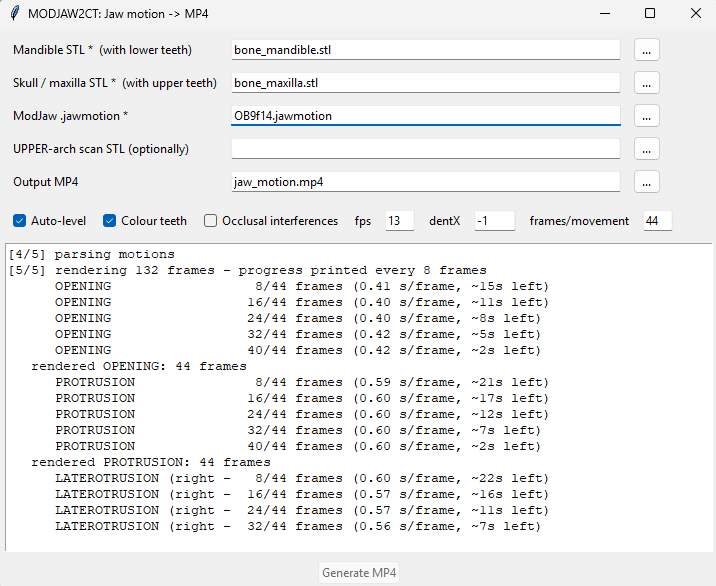

Here is the Python script that generated this plot:
"""
MODJAW2CT: Anatomical layer+Kinematic layer+Patient-facing demonstration
MODJAW2CT.py
======================
Animate the mandible moving relative to the skull, driven by a ModJaw
(.jawmotion) recording, and render an MP4 with multiple views.

INPUTS
  --mandible   mandible bone STL (segmented from the CT, in CT/DICOM coords)
  --skull      skull/maxilla bone STL (same CT, same coordinate frame)
  --jawmotion  ModJaw .jawmotion XML file
  --scan       (optional but recommended) intra-oral UPPER-arch scan STL,
               in the SAME coordinate frame as the .jawmotion recording.
               Used to rigidly align the ModJaw frame to the CT frame.
               If omitted, the script assumes the CT bones are already in
               the ModJaw/upper_arch frame (W = identity).

OUTPUT
  --out        MP4 file (default: jaw_motion.mp4)

RUN MODES
  * GUI  : run with NO arguments (or --gui) -> a file-picker window opens
             python3 MODJAW2CT.py
  * CLI  : pass --mandible/--skull/--jawmotion (+ optional --scan/--level/...)
             python3 MODJAW2CT.py --mandible M.stl --skull S.stl \
                     --jawmotion J.jawmotion --scan scan.stl --out out.mp4 --level
  (GUI needs tkinter: ships with Python on Win/macOS; on Linux: apt install python3-tk)

WHAT IT DOES
  1. Parses the .jawmotion -> per-frame positions of the 3 mandible marks.
  2. Procrustes (Kabsch) per frame -> rigid mandible motion M_t (ModJaw frame).
  3. Aligns ModJaw frame -> CT frame (W) by ICP of the intra-oral scan onto
     the CT maxilla (identity-initialised so laterality can NOT flip).
     CT-frame motion per frame  =  W . M_t . W^-1
  4. Auto-detects landmarks on the CT mandible: condyles (L/R), incisal point.
  5. Optional roll-levelling from facial mirror-symmetry of the skull.
  6. Depth-shaded "relief" rendering of each bone (front / side / top views),
     z-composited, mandible drawn translucent so upper teeth show through.
  7. Draws growing traces (incisal, both condyles) + the inter-condylar
     (hinge) axis line, reference axes through the dental midline / orbits.
  8. Concatenates all phases and writes an MP4.

LATERALITY: DICOM LPS convention is assumed -> +X = patient LEFT, -X = RIGHT.
Always sanity-check sides against a known landmark (here: the higher canine).

DEPENDENCIES
  numpy, scipy, trimesh, open3d, imageio, imageio-ffmpeg
      pip install numpy scipy trimesh open3d imageio imageio-ffmpeg
"""




import argparse, time, xml.etree.ElementTree as ET
import numpy as np
from scipy import ndimage as ndi
import trimesh, imageio.v2 as imageio
import matplotlib
matplotlib.use("Agg")
import matplotlib.pyplot as plt
 
 
 
 
 
 
# ---------- colours (deliberately avoid skull-grey / mandible-blue) ----------
C_INC, C_R, C_L, C_AX = "#e8000b", "#ff8c00", "#e0119d", "#8e2de2"
SKULL_RGB, MAND_RGB   = (0.82, 0.80, 0.75), (0.20, 0.50, 0.88)
PXMM = 4.0                      # pixels per mm – SAME on both axes => isotropic
 
# =============================================================================
# 1. ModJaw parsing + rigid motion
# =============================================================================
def parse_jawmotion(path):
    """Return {movement_name: {'mark_1':(N,3),'mark_2':(N,3),'mark_3':(N,3)}}."""
    root = ET.parse(path).getroot()
    out = {}
    for mv in root.find("movements").findall("movement"):
        name = mv.find("type").text
        tracks = {}
        for tk in mv.findall(".//track"):
            tid = tk.get("id") or (tk.find("id").text if tk.find("id") is not None else None)
            q = tk.find("quants")
            pts = np.array([[float(c.find("x").text), float(c.find("y").text),
                             float(c.find("z").text)] for c in q.findall("quant")])
            tracks[tid] = pts
        out[name] = tracks
    return out
 
 
 
 
def kabsch(P, Q):
    """Rigid transform mapping P onto Q:  Q ~= R @ P.T + t."""
    cP, cQ = P.mean(0), Q.mean(0)
    H = (P - cP).T @ (Q - cQ)
    U, _, Vt = np.linalg.svd(H)
    d = np.sign(np.linalg.det(Vt.T @ U.T))
    R = Vt.T @ np.diag([1, 1, d]) @ U.T
    return R, cQ - R @ cP
 
 
 
 
def motion_transforms(tracks, W):
    """Per-frame 4x4 CT-frame transforms, relative to frame 0.
       CT motion = W @ (ModJaw motion) @ W^-1."""
    M = np.stack([tracks["mark_1"], tracks["mark_2"], tracks["mark_3"]], 1)  # (N,3,3)
    ref = M[0]
    Winv = np.linalg.inv(W)
    out = []
    for t in range(len(M)):
        R, tr = kabsch(ref, M[t])
        T = np.eye(4); T[:3, :3] = R; T[:3, 3] = tr
        out.append(W @ T @ Winv)
    return np.array(out)
 
 
 
# =============================================================================
# 2. Frame alignment  (ModJaw/scan frame  ->  CT frame)
# =============================================================================
def align_scan_to_ct(scan_stl, skull_stl, log=print):
    """ICP of the intra-oral upper scan onto the CT maxilla dental region.
       Identity-initialised: axes of both frames are anatomical & ~parallel,
       so the rotation stays small and laterality can never flip."""
    import open3d as o3d
    scan = np.asarray(trimesh.load(scan_stl, process=False).vertices)
    Vx = np.asarray(trimesh.load(skull_stl, process=False).vertices)
    zmin = Vx[:, 2].min()
    ct = Vx[(Vx[:, 1] < Vx[:, 1].min() + 63) & (Vx[:, 2] < zmin + 22)]  # dental arch block
    pc = lambda P: o3d.geometry.PointCloud(o3d.utility.Vector3dVector(P))
    src, tgt = pc(scan).voxel_down_sample(0.6), pc(ct).voxel_down_sample(0.6)
    for p in (src, tgt):
        p.estimate_normals(o3d.geometry.KDTreeSearchParamHybrid(radius=2.5, max_nn=30))
    T0 = np.eye(4)
    T0[:3, 3] = np.asarray(tgt.points).mean(0) - np.asarray(src.points).mean(0)
    reg = o3d.pipelines.registration.registration_icp(
        src, tgt, 3.0, T0,
        o3d.pipelines.registration.TransformationEstimationPointToPlane(),
        o3d.pipelines.registration.ICPConvergenceCriteria(max_iteration=200))
    reg = o3d.pipelines.registration.registration_icp(
        src, tgt, 1.2, reg.transformation,
        o3d.pipelines.registration.TransformationEstimationPointToPlane(),
        o3d.pipelines.registration.ICPConvergenceCriteria(max_iteration=200))
    W = np.asarray(reg.transformation)
    ang = np.degrees(np.arccos(np.clip((np.trace(W[:3, :3]) - 1) / 2, -1, 1)))
    log(f"[align] scan->CT  fitness={reg.fitness:.3f} rmse={reg.inlier_rmse:.3f} "
        f"rot={ang:.1f}deg  (small = OK, no flip)")
    return W
 
 
 
# =============================================================================
# 3. Landmarks + levelling  (auto from the geometry)
# =============================================================================
def detect_condyles(Vm):
    """Return (right, left) condyle centres. DICOM: -X = patient RIGHT."""
    up = Vm[Vm[:, 2] > Vm[:, 2].min() + (np.ptp(Vm[:, 2]) * 0.72)]  # upper rami
    def head(side):
        P = up[up[:, 0] < -8] if side == "R" else up[up[:, 0] > 8]
        post = P[P[:, 1] > np.median(P[:, 1])]          # condyle = posterior peak
        return post[post[:, 2] > post[:, 2].max() - 5].mean(0)
    return head("R"), head("L")
 
 
def detect_incisal(Vm, midx):
    a = Vm[np.abs(Vm[:, 0] - midx) < 10]
    f = a[a[:, 1] < np.percentile(a[:, 1], 4)]
    return f[f[:, 2] > np.percentile(f[:, 2], 65)].mean(0)
 
 
def detect_dental_midline(pts):
    """X of the UPPER central-incisor contact = median X of the most ANTERIOR
       points (the incisal edge of the two centrals straddles the midline).
       Most accurate on a clean intra-oral scan; usable on the maxilla bone too."""
    front = pts[pts[:, 1] < np.percentile(pts[:, 1], 6)]   # anterior-most = central incisors
    return float(np.median(front[:, 0]))
 
 
 
def facial_roll(maxP):
    """Roll (deg about Y) that maximises left-right mirror symmetry of the face.
       ~0 means the CT is already level."""
    z = maxP[:, 2]
    face = maxP[(z > np.percentile(z, 30)) & (z < np.percentile(z, 92))]
    def score(th):
        c, s = np.cos(th), np.sin(th)
        X = face[:, 0] * c + face[:, 2] * s
        Z = -face[:, 0] * s + face[:, 2] * c
        X = X - np.median(X)
        gx = np.round(X * 2).astype(int); gz = np.round((Z - Z.min()) * 2).astype(int)
        W = np.ptp(gx) + 1; H = gz.max() + 1
        img = np.zeros((H, W), bool); img[gz, gx - gx.min()] = True
        cc = -gx.min(); half = min(cc, W - 1 - cc)
        if half < 10: return 0
        L, Rr = img[:, cc - half:cc], img[:, cc + 1:cc + 1 + half][:, ::-1]
        return (L & Rr).sum() / max((L | Rr).sum(), 1)
    ths = np.deg2rad(np.arange(-10, 10.1, 0.3))
    best = ths[int(np.argmax([score(t) for t in ths]))]
    return float(np.degrees(best))
 
 
 
# =============================================================================
# 4. Depth-shaded relief renderer
# =============================================================================
def relief(P, h0, h1, dax, closer_small, bounds, H, W, base, smooth=1.5, clean=True):
    """Project points, z-buffer the nearest surface, Lambert-shade the relief."""
    xmn, xmx, ymn, ymx = bounds
    gx = ((P[:, h0] - xmn) * PXMM).astype(int)
    gy = ((ymx - P[:, h1]) * PXMM).astype(int)
    dep = P[:, dax].copy(); dep = dep if closer_small else -dep
    ok = (gx >= 0) & (gx < W) & (gy >= 0) & (gy < H)
    gx, gy, dep = gx[ok], gy[ok], dep[ok]
    D = np.full((H, W), np.inf); np.minimum.at(D, (gy, gx), dep)
    mask = np.isfinite(D)
    mask = ndi.binary_fill_holes(ndi.binary_closing(mask, iterations=2))
    if clean:                                   # kill thin sampling "drips"
        mask = ndi.binary_opening(mask, iterations=1)
        lb, n = ndi.label(mask)
        if n > 1:
            sz = np.bincount(lb.ravel()); sz[0] = 0; mask = lb == sz.argmax()
    idx = ndi.distance_transform_edt(~np.isfinite(D), return_indices=True,
                                     return_distances=False)
    Df = ndi.gaussian_filter(D[tuple(idx)], smooth)
    gyv, gxv = np.gradient(-Df)                  # height field = -depth
    nrm = np.stack([-gxv, -gyv, np.ones_like(Df) * 6.0], -1)
    nrm /= np.linalg.norm(nrm, axis=-1, keepdims=True)
    L = np.array([-0.45, -0.55, 0.72]); L /= np.linalg.norm(L)
    val = 0.30 + 0.80 * np.clip(nrm @ L, 0, 1)
    rgb = np.clip(np.stack([base[c] * val for c in range(3)], -1), 0, 1)
    return rgb, mask, np.where(mask, Df, np.inf)
 
 
# view = (h0, h1, depth_axis, closer_is_smaller, xlabel, draw_skull)
VIEWS = {
    "front": (0, 2, 1, True,  "patient RIGHT <- X -> LEFT", True),
    "side":  (1, 2, 0, True,  "anterior <- Y -> posterior", True),
    "top":   (0, 1, 2, False, "patient RIGHT <- X -> LEFT", False),
}
 
 
ARCH_RGB = (0.94, 0.90, 0.78)      # ivory for dental-arch scans/designs
 
 
UPPER_TOOTH_RGB = (0.95, 0.93, 0.84)      # ivory  (maxillary teeth)
LOWER_TOOTH_RGB = (0.93, 0.80, 0.52)      # warm gold (mandibular teeth)
 
 
def render_phase(title, Ts, views, geom, Rdisp=np.eye(3), nframes=44, occl=None,
                 upperT=None, lowerT=None, log=None):
    """occl = (skull_kdtree_CT, threshold_mm) or None -> RED contact/interference dots.
       upperT = maxillary-teeth points (CT, static);  lowerT = mandibular-teeth points
       (CT rest, ride with the mandible).  When given, teeth are drawn as bright
       coloured layers over faint bone so the two rows and their closure are clear."""
    maxP0, manP, incisal, condR, condL, facex, dentx, orbz = geom
    teeth = (upperT is not None) or (lowerT is not None)
    centerx = dentx                               # centre the view on the dental midline
    disp = lambda P: np.atleast_2d(P) @ Rdisp.T
    maxP = disp(maxP0)
    upS = disp(upperT) if upperT is not None else None
    px = lambda x, y, b: ((np.asarray(x) - b[0]) * PXMM, (b[3] - np.asarray(y)) * PXMM)
    ap_ct = lambda T, P: (T[:3, :3] @ np.atleast_2d(P).T).T + T[:3, 3]   # CT frame
    ap = lambda T, P: disp(ap_ct(T, P))                                 # display frame
    idxs = np.linspace(0, len(Ts) - 1, nframes).astype(int)
    posed = [ap(Ts[i], manP[::3]) for i in idxs]
    bnd, dims = {}, {}
    for v in views:
        h0, h1, _, _, _, sk = VIEWS[v]
        base = np.vstack(([maxP[::3]] if sk else []) + posed)[:, [h0, h1]]
        xmn, xmx = base[:, 0].min() - 9, base[:, 0].max() + 9
        ymn, ymx = base[:, 1].min() - 11, base[:, 1].max() + 11
        if h0 == 0:                               # centre horizontally on dental midline
            hw = max(centerx - xmn, xmx - centerx); xmn, xmx = centerx - hw, centerx + hw
        bnd[v] = (xmn, xmx, ymn, ymx)
        dims[v] = (int((ymx - ymn) * PXMM) + 1, int((xmx - xmn) * PXMM) + 1)
    bone_a = (0.35, 0.18) if teeth else (0.62, 0.33)         # faint mandible when teeth shown
    skull_rgb = tuple(0.55 + 0.45 * c for c in SKULL_RGB) if teeth else SKULL_RGB
    skull = {v: relief(maxP, *VIEWS[v][:4], bnd[v], *dims[v], skull_rgb, 1.7)
             for v in views if VIEWS[v][5]}
    # static maxillary arch: shaded layer in the skull views, FIXED REFERENCE OUTLINE
    # in the top view (there is no skull there, so without it the gothic-arch view has
    # nothing static to judge the excursion against and the mandible looks motionless)
    upper = {v: relief(upS, *VIEWS[v][:4], bnd[v], *dims[v], UPPER_TOOTH_RGB, 1.0)
             for v in views} if upS is not None else {}
    uedge = {}
    for v in upper:
        if not VIEWS[v][5]:
            mU = upper[v][1]
            uedge[v] = mU ^ ndi.binary_erosion(mU, iterations=2)
    # occlusal-interference query points: the mandibular crowns (what can actually clash)
    src = lowerT if lowerT is not None else manP[manP[:, 1] < np.percentile(manP[:, 1], 60)]
    dental_pts = np.asarray(src)
    if len(dental_pts) > 20000:                            # subsample for speed
        dental_pts = dental_pts[np.random.RandomState(0).choice(len(dental_pts), 20000, False)]
    tr = {v: {"inc": [], "cR": [], "cL": []} for v in views}
    frames = []
    t_start = time.time()
    for n, i in enumerate(idxs):
        Mn_ct = ap_ct(Ts[i], manP); Mn = disp(Mn_ct)
        Lo = ap(Ts[i], lowerT) if lowerT is not None else None
        contact = None
        if occl is not None:                                # occlusal interference points
            tree, thr = occl
            q = ap_ct(Ts[i], dental_pts)
            try:                       # bounded + threaded query: ~10x faster than k=1
                d, _ = tree.query(q, k=1, distance_upper_bound=thr, workers=-1)
            except TypeError:                                  # older scipy
                d, _ = tree.query(q, k=1, distance_upper_bound=thr)
            hit = q[np.isfinite(d)]
            if len(hit) > 1500:
                hit = hit[np.random.RandomState(1).choice(len(hit), 1500, False)]
            contact = disp(hit) if len(hit) else None
        it, cr, cl = ap(Ts[i], incisal)[0], ap(Ts[i], condR)[0], ap(Ts[i], condL)[0]
        fig, axs = plt.subplots(1, len(views), figsize=(13, 6.6), dpi=80)
        axs = np.atleast_1d(axs)
        for a, v in zip(axs, views):
            h0, h1, dax, cs, xl, sk = VIEWS[v]; H, W = dims[v]
            rgbM, mM, DM = relief(Mn, h0, h1, dax, cs, bnd[v], H, W, MAND_RGB, 1.3)
            out = np.ones((H, W, 3))
            if sk:
                rgbS, mS, DS = skull[v]; out[mS] = rgbS[mS]
                aM = np.where(DM <= DS, bone_a[0], bone_a[1]) * mM    # translucent mandible
            else:                       # top view: fixed upper arch as the tracing plate
                mS = np.zeros_like(mM)
                if v in upper:
                    rgbU, mU, _ = upper[v]
                    out[mU] = 1 - 0.40 * (1 - rgbU[mU])       # pale, stays underneath
                    mS = mU.copy()
                aM = mM * 0.95
            for c in range(3):
                out[:, :, c] = out[:, :, c] * (1 - aM) + rgbM[:, :, c] * aM
            # --- bright tooth layers on top (nearest-depth between upper & lower) ---
            if teeth:
                tD = np.full((H, W), np.inf)
                def paint_tooth(layer):
                    rgb, m, d = layer
                    n = m & (d < tD)
                    out[n] = rgb[n]; tD[n] = d[n]; mS2[n] = True
                mS2 = np.zeros((H, W), bool)
                if sk and v in upper: paint_tooth(upper[v])
                if Lo is not None:
                    paint_tooth(relief(Lo, h0, h1, dax, cs, bnd[v], H, W, LOWER_TOOTH_RGB, 1.0))
                mS = mS | mS2
            if v in uedge:              # fixed upper-arch outline always on top (top view)
                e = uedge[v]; out[e] = (0.52, 0.42, 0.12); mS = mS | e
            a.imshow(np.dstack([out, (mS | mM).astype(float)]),
                     aspect="equal", interpolation="bilinear")
            a.set_title(v.upper() + (" (gothic arch)" if v == "top" else ""),
                        fontsize=12, weight="bold")
            a.set_xlabel(xl, fontsize=9); a.set_xticks([]); a.set_yticks([])
            if contact is not None:                           # occlusion interference overlay
                cxp, cyp = px(contact[:, h0], contact[:, h1], bnd[v])
                a.scatter(cxp, cyp, s=7, c="#ff1111", alpha=0.45,
                          edgecolors="none", zorder=5)
            if h0 == 0:            # X is horizontal here -> fixed dental-midline reference
                a.axvline(px(dentx, 0, bnd[v])[0], color="#15a015", lw=1.4, ls="-.", alpha=.85)
            if v == "front":
                a.axhline(px(0, orbz, bnd[v])[1], color="#15a015", lw=1.0, ls=":", alpha=.55)
            for lm, k in [(it, "inc"), (cr, "cR"), (cl, "cL")]:
                tr[v][k].append(px(lm[h0], lm[h1], bnd[v]))
            a.plot(*zip(*tr[v]["inc"]), "-", color=C_INC, lw=2.4)
            a.plot(*tr[v]["inc"][-1], "o", color=C_INC, ms=6)
            if v in ("side", "top"):
                a.plot(*zip(*tr[v]["cR"]), "-", color=C_R, lw=2.2)
                a.plot(*zip(*tr[v]["cL"]), "-", color=C_L, lw=2.2)
            pr, pl = tr[v]["cR"][-1], tr[v]["cL"][-1]             # hinge axis line
            a.plot([pr[0], pl[0]], [pr[1], pl[1]], "-", color=C_AX, lw=2.0, alpha=.9)
            a.plot(*pr, "o", color=C_R, ms=6); a.plot(*pl, "o", color=C_L, ms=6)
            a.set_xlim(0, W); a.set_ylim(H, 0)
        legend = (title + "   ivory = UPPER teeth | gold = LOWER teeth" if teeth
                  else title + "   red=incisal | orange=R condyle | magenta=L condyle")
        legend += ("   | RED dots = contact/interference" if occl is not None else "")
        if uedge: legend += "   | dark outline = FIXED upper arch"
        fig.suptitle(legend, fontsize=11, weight="bold")
        fig.subplots_adjust(left=.02, right=.98, top=.88, bottom=.07, wspace=.06)
        fig.canvas.draw()
        w, h = fig.canvas.get_width_height()
        frames.append(np.frombuffer(fig.canvas.buffer_rgba(), np.uint8)
                      .reshape(h, w, 4)[:, :, :3].copy())
        plt.close(fig)
        if log and (n + 1) % 8 == 0:                       # progress + ETA, not a hang
            el = time.time() - t_start
            log(f"      {title[:22]:<22} {n + 1:3d}/{nframes} frames "
                f"({el / (n + 1):.2f} s/frame, ~{el / (n + 1) * (nframes - n - 1):.0f}s left)")
    return frames
 
 
# =============================================================================
# 5. Pipeline (callable from CLI or GUI)
# =============================================================================
def run_pipeline(mandible, skull, jawmotion, scan=None, out="jaw_motion.mp4",
                 level=False, dentx=None, fps=13, occlusion=False, occ_thresh=0.6,
                 color_teeth=True, nframes=44, log=print):
    """Build the MP4. `log` is any function taking a string (print, or a GUI sink).
       The skull and mandible STLs are assumed to CARRY THEIR TEETH (current or new
       restorations modelled in).  occlusion=True highlights, per frame, where the
       mandibular dentition comes within occ_thresh mm of the maxilla = contact /
       interference on the recorded path (a 'where would it clash' map, NOT a
       re-simulation of the new functional movement)."""
    log("[1/5] frame alignment (ModJaw -> CT)")
    W = align_scan_to_ct(scan, skull, log=log) if scan else np.eye(4)
    if not scan:
        log("[warn] no scan: assuming CT bones already in the ModJaw frame (W=I)")
    to_ct = lambda P: (W[:3, :3] @ np.asarray(P).T).T + W[:3, 3]
 
    log("[2/5] sampling surfaces")
    man_mesh = trimesh.load(mandible, process=False)
    sku_mesh = trimesh.load(skull, process=False)
    manP = np.asarray(man_mesh.sample(140000))
    Vx = np.asarray(sku_mesh.vertices)
    keep = (Vx[:, 2] < 95) & (Vx[:, 1] < Vx[:, 1].min() + 111) & (np.abs(Vx[:, 0]) < 80)
    sku_face = sku_mesh.submesh([keep[sku_mesh.faces].all(1)], append=True)
    maxP = np.asarray(sku_face.sample(380000))
    low = sku_face.submesh([sku_face.vertices[sku_face.faces].mean(1)[:, 2] < 8],
                           append=True)
    if len(low.vertices):
        maxP = np.vstack([maxP, np.asarray(low.sample(120000))])   # dense teeth
 
    Rdisp = np.eye(3)
    if level:
        roll = np.deg2rad(facial_roll(maxP))
        c, s = np.cos(roll), np.sin(roll)
        Rdisp = np.array([[c, 0, s], [0, 1, 0], [-s, 0, c]])
        log(f"[level] facial-symmetry roll = {np.degrees(roll):.2f} deg")
 
    log("[3/5] landmarks")
    Vm = np.asarray(man_mesh.vertices)
    condR, condL = detect_condyles(Vm)            # DICOM: -X = patient RIGHT
    maxP_lev = maxP @ Rdisp.T
    facex = float(np.median(maxP_lev[:, 0]))
    incisal = detect_incisal(Vm, float(np.median(maxP[:, 0])))
    # dental midline: best from the clean intra-oral scan if available, else the bone
    if dentx is not None:
        dx = float(dentx)
    elif scan:
        S = to_ct(trimesh.load(scan, process=False, force="mesh").vertices) @ Rdisp.T
        dx = detect_dental_midline(S)
    else:
        dx = detect_dental_midline(maxP_lev)
    log(f"[landmarks] dental midline X = {dx:.2f}  (facial midline X = {facex:.2f})")
    orbz = float(np.percentile(maxP_lev[:, 2], 80))
    geom = (maxP, manP, incisal, condR, condL, facex, dx, orbz)
 
    # auto-segment the two tooth rows from the bones (colour display + occlusion test)
    occ_up = np.percentile(maxP[maxP[:, 1] < 58, 2], 2)           # upper occlusal level
    upperT = maxP[(maxP[:, 1] < 58) & (maxP[:, 2] < occ_up + 12)]  # maxillary crowns
    ybody = np.percentile(manP[:, 1], 60)
    topz = np.percentile(manP[manP[:, 1] < ybody, 2], 88)         # mandibular ridge
    lowerT = manP[(manP[:, 1] < ybody) & (manP[:, 2] > topz - 12)]  # mandibular crowns
    log(f"[teeth] tooth rows: upper {len(upperT)} pts, lower {len(lowerT)} pts"
        + ("" if color_teeth else "  (colour display off)"))
 
    occl = None
    if occlusion:
        from scipy.spatial import cKDTree
        # tree on the MAXILLARY CROWNS only: interference is tooth-to-tooth, and a
        # 120k-point tree queries several times faster than the whole 500k skull
        occl = (cKDTree(upperT), float(occ_thresh))
        log(f"[occlusion] interference highlight ON (threshold {occ_thresh} mm)")
    if not color_teeth:
        upperT = lowerT = None
 
    log("[4/5] parsing motions")
    jm = parse_jawmotion(jawmotion)
    def match(anykeys):
        for name in jm:
            if any(k in name.lower() for k in anykeys):
                return jm[name]
        return None
    OPEN  = ["open", "відкрив"]
    PROTR = ["protr", "протру"]
    LAT_R = ["right latero", "правор"]
    LAT_L = ["left latero", "лівор"]
    pose = lambda tr: motion_transforms(tr, W)
    phases = []
    if match(OPEN)  is not None: phases.append(("OPENING",    pose(match(OPEN)),  ["front"]))
    if match(PROTR) is not None: phases.append(("PROTRUSION", pose(match(PROTR)), ["side", "front"]))
    r, l = match(LAT_R), match(LAT_L)
    if r is not None and l is not None:
        phases.append(("LATEROTRUSION (right -> left)",
                       np.concatenate([pose(r), pose(l)], 0), ["front", "top"]))
    if not phases:
        raise RuntimeError("No recognised movements in the .jawmotion file.")
 
    log(f"[5/5] rendering {len(phases) * nframes} frames"
        + ("  (+occlusion)" if occl else "") + " - progress printed every 8 frames")
    allframes = []
    for label, T, vs in phases:
        fr = render_phase(label, T, vs, geom, Rdisp=Rdisp, occl=occl, nframes=nframes,
                          upperT=upperT, lowerT=lowerT, log=log)
        allframes += fr + [fr[-1]] * 6
        log(f"   rendered {label}: {len(fr)} frames")
    H = max(f.shape[0] for f in allframes); Wd = max(f.shape[1] for f in allframes)
    pad = []
    for f in allframes:
        c = np.ones((H, Wd, 3), np.uint8) * 255
        y, x = (H - f.shape[0]) // 2, (Wd - f.shape[1]) // 2
        c[y:y + f.shape[0], x:x + f.shape[1]] = f; pad.append(c)
    out = write_video(pad, out, fps, log)
    log(f"[done] wrote {out}")
    return out
 
 
 
def write_video(frames, out, fps, log=print):
    """Robust MP4 writing. Forces the FFMPEG backend; if imageio-ffmpeg is
       missing it falls back to an animated GIF with a clear message."""
    import os
    if os.path.splitext(out)[1] == "":          # no extension typed
        out += ".mp4"
    ext = os.path.splitext(out)[1].lower()
    if ext in (".mp4", ".mov", ".m4v", ".avi", ".webm"):
        try:
            w = imageio.get_writer(out, format="FFMPEG", fps=int(fps),
                                   codec="libx264", quality=8, macro_block_size=None)
            for f in frames:
                w.append_data(f)
            w.close()
            return out
        except Exception as e:
            log(f"[warn] ffmpeg writer unavailable ({e}).")
            log("[warn] install it with:  pip install imageio-ffmpeg")
            log("[warn] falling back to GIF for now.")
            out = os.path.splitext(out)[0] + ".gif"
    imageio.mimsave(out, frames, duration=1.0 / float(fps), loop=0)   # GIF / other
    return out
 
 
 
# =============================================================================
# 6. Console entry point
# =============================================================================
def cli():
    ap = argparse.ArgumentParser(description="Animate mandible vs skull from ModJaw.")
    ap.add_argument("--mandible", required=True)
    ap.add_argument("--skull", required=True)
    ap.add_argument("--jawmotion", required=True)
    ap.add_argument("--scan", default=None, help="intra-oral upper scan (frame align)")
    ap.add_argument("--out", default="jaw_motion.mp4")
    ap.add_argument("--dentx", type=float, default=None,
                    help="dental-midline X in CT mm (default: auto-detect)")
    ap.add_argument("--fps", type=int, default=13)
    ap.add_argument("--level", action="store_true",
                    help="auto-level skull roll from facial symmetry")
    ap.add_argument("--occlusion", action="store_true",
                    help="highlight tooth contact/interference along the path")
    ap.add_argument("--occ-thresh", type=float, default=1.5,
                    help="contact distance threshold in mm (default 1.5)")
    ap.add_argument("--no-teeth", dest="teeth", action="store_false",
                    help="do not colour the tooth rows (plain bone)")
    ap.add_argument("--nframes", type=int, default=44,
                    help="frames rendered per movement (default 44; 24 = quick preview)")
    ap.add_argument("--fast", action="store_true",
                    help="quick preview: 24 frames per movement")
    a = ap.parse_args()
    run_pipeline(a.mandible, a.skull, a.jawmotion, a.scan, a.out,
                 a.level, a.dentx, a.fps, a.occlusion, a.occ_thresh, a.teeth,
                 24 if a.fast else a.nframes)
 
 
# =============================================================================
# 7. GUI entry point  (tkinter – standard library)
# =============================================================================
def gui():
    import threading, queue, traceback
    import tkinter as tk
    from tkinter import ttk, filedialog, messagebox
 
    root = tk.Tk()
    root.title("MODJAW2CT: Jaw motion -> MP4")
    root.geometry("720x560")
    pad = dict(padx=6, pady=4)
    frm = ttk.Frame(root); frm.pack(fill="x", **pad)
 
    vars_ = {}
    def row(r, label, key, kind="open", types=(("STL", "*.stl"),)):
        ttk.Label(frm, text=label).grid(row=r, column=0, sticky="w", **pad)
        v = tk.StringVar(); vars_[key] = v
        ttk.Entry(frm, textvariable=v, width=64).grid(row=r, column=1, **pad)
        def browse():
            if kind == "save":
                p = filedialog.asksaveasfilename(defaultextension=".mp4",
                        filetypes=[("MP4", "*.mp4")])
            else:
                p = filedialog.askopenfilename(filetypes=list(types) + [("All", "*.*")])
            if p: v.set(p)
        ttk.Button(frm, text="...", width=3, command=browse).grid(row=r, column=2, **pad)
 
    row(0, "Mandible STL *  (with lower teeth)", "mandible")
    row(1, "Skull / maxilla STL *  (with upper teeth)", "skull")
    row(2, "ModJaw .jawmotion *",   "jawmotion", types=(("jawmotion/XML", "*.jawmotion *.xml"),))
    row(3, "UPPER-arch scan STL (optionally)",   "scan")
    row(4, "Output MP4",            "out", kind="save")
    vars_["out"].set("jaw_motion.mp4")
 
    opt = ttk.Frame(root); opt.pack(fill="x", **pad)
    level_v = tk.BooleanVar(value=True)
    ttk.Checkbutton(opt, text="Auto-level", variable=level_v).grid(row=0, column=0, sticky="w", **pad)
    teeth_v = tk.BooleanVar(value=True)
    ttk.Checkbutton(opt, text="Colour teeth", variable=teeth_v).grid(row=0, column=1, sticky="w", **pad)
    occ_v = tk.BooleanVar(value=False)
    ttk.Checkbutton(opt, text="Occlusal interferences",
                    variable=occ_v).grid(row=0, column=2, sticky="w", **pad)
    ttk.Label(opt, text="fps").grid(row=0, column=3, sticky="e", **pad)
    fps_v = tk.StringVar(value="13")
    ttk.Entry(opt, textvariable=fps_v, width=4).grid(row=0, column=4, **pad)
    ttk.Label(opt, text="dentX").grid(row=0, column=5, sticky="e", **pad)
    dentx_v = tk.StringVar(value="")
    ttk.Entry(opt, textvariable=dentx_v, width=6).grid(row=0, column=6, **pad)
    ttk.Label(opt, text="frames/movement").grid(row=0, column=7, sticky="e", **pad)
    nf_v = tk.StringVar(value="44")
    ttk.Entry(opt, textvariable=nf_v, width=4).grid(row=0, column=8, **pad)
 
    logbox = tk.Text(root, height=16, wrap="word"); logbox.pack(fill="both", expand=True, **pad)
    q = queue.Queue()
    def sink(msg): q.put(str(msg))
    def drain():
        while not q.empty():
            logbox.insert("end", q.get() + "\n"); logbox.see("end")
        root.after(120, drain)
    drain()
 
    btn = ttk.Button(root, text="Generate MP4")
    btn.pack(**pad)
 
    def worker():
        try:
            dx = float(dentx_v.get()) if dentx_v.get().strip() else None
            out = run_pipeline(vars_["mandible"].get(), vars_["skull"].get(),
                               vars_["jawmotion"].get(),
                               vars_["scan"].get() or None, vars_["out"].get(),
                               level_v.get(), dx, int(fps_v.get()),
                               occ_v.get(), 1.5, teeth_v.get(),
                               int(nf_v.get() or 44), log=sink)
            q.put("✓ FINISHED: " + out)
            root.after(0, lambda: messagebox.showinfo("Done", "Wrote:\n" + out))
        except Exception as e:
            q.put("ERROR: " + str(e)); q.put(traceback.format_exc())
            root.after(0, lambda: messagebox.showerror("Error", str(e)))
        finally:
            root.after(0, lambda: btn.config(state="normal"))
 
    def start():
        for k in ("mandible", "skull", "jawmotion"):
            if not vars_[k].get():
                messagebox.showwarning("Missing", "Mandible, skull and jawmotion are required.")
                return
        btn.config(state="disabled")
        logbox.delete("1.0", "end")
        threading.Thread(target=worker, daemon=True).start()
    btn.config(command=start)
    root.mainloop()
 
 
 
 
if __name__ == "__main__":
    import sys
    # no console args  ->  launch the file-picker GUI;  otherwise run CLI
    if len(sys.argv) == 1 or "--gui" in sys.argv:
        try:
            gui()
        except ImportError:
            print("tkinter is not installed. Install it (e.g. 'sudo apt install "
                  "python3-tk'), or use the command line:\n"
                  "  python3 MODJAW2CT.py --mandible M.stl --skull S.stl "
                  "--jawmotion J.jawmotion --scan scan.stl --out out.mp4")
    else:
        cli()
